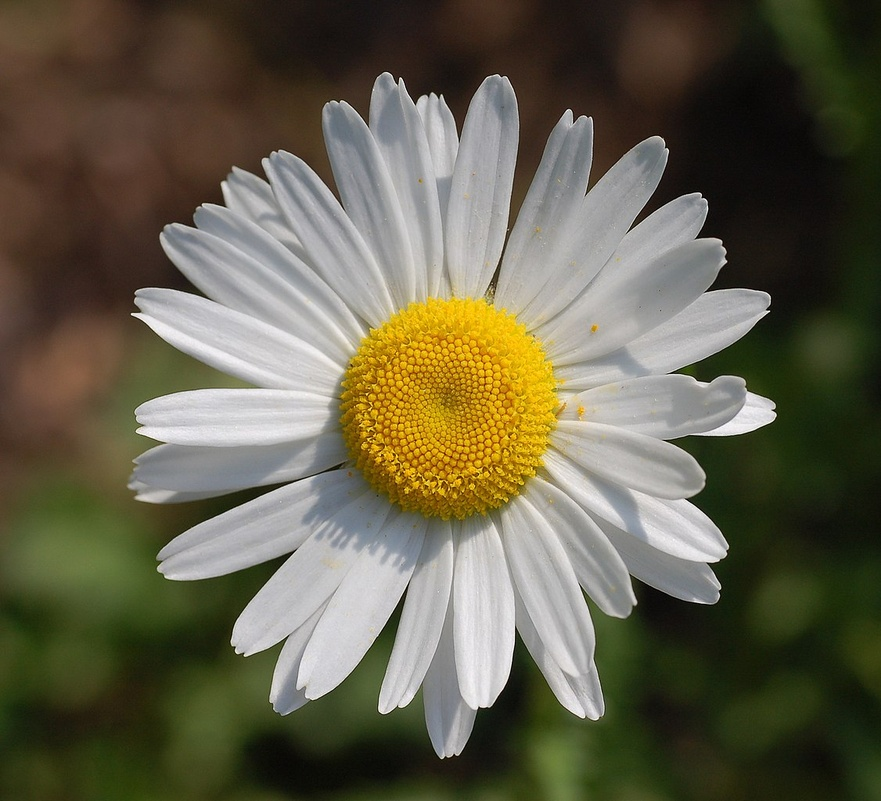
#> input picture flower2.jpg, 881 x 801 px, shrunk from 1126 x 1024 before the run
$ python cartoonify.py
#> lines starting #> are read from the running program, lines starting #| are printed output that depends on the picture; after the words box and inside, x2 and y2 are one past the last pixel; in counts of white or black regions, pixels touching at a corner belong together
import cv2
import numpy as np

def read_img(filename):#return img matrix
#> called with filename = './flower2.jpg'
    img = cv2.imread(filename)
#> img is the input picture: shape (801, 881, 3); mean B, G, R 74.8, 95.3, 99.4
    return img

def edge_detection(img,line_wdt,blur):#for edge detection
#> called with line_wdt = 7, blur = 5
    gray = cv2.cvtColor(img,cv2.COLOR_BGR2GRAY)
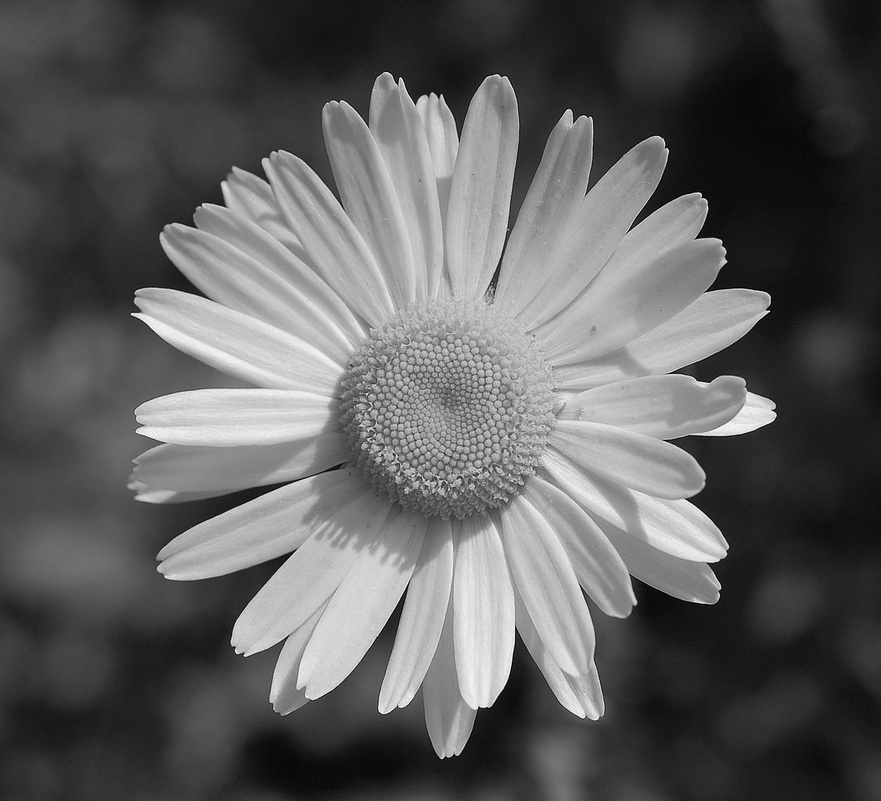
#> gray: shape (801, 881); min 0, max 255, mean 94.2
    grayBlur = cv2.medianBlur(gray,blur)
    edges = cv2.adaptiveThreshold(grayBlur, 255, cv2.ADAPTIVE_THRESH_MEAN_C,cv2.THRESH_BINARY,line_wdt,blur)
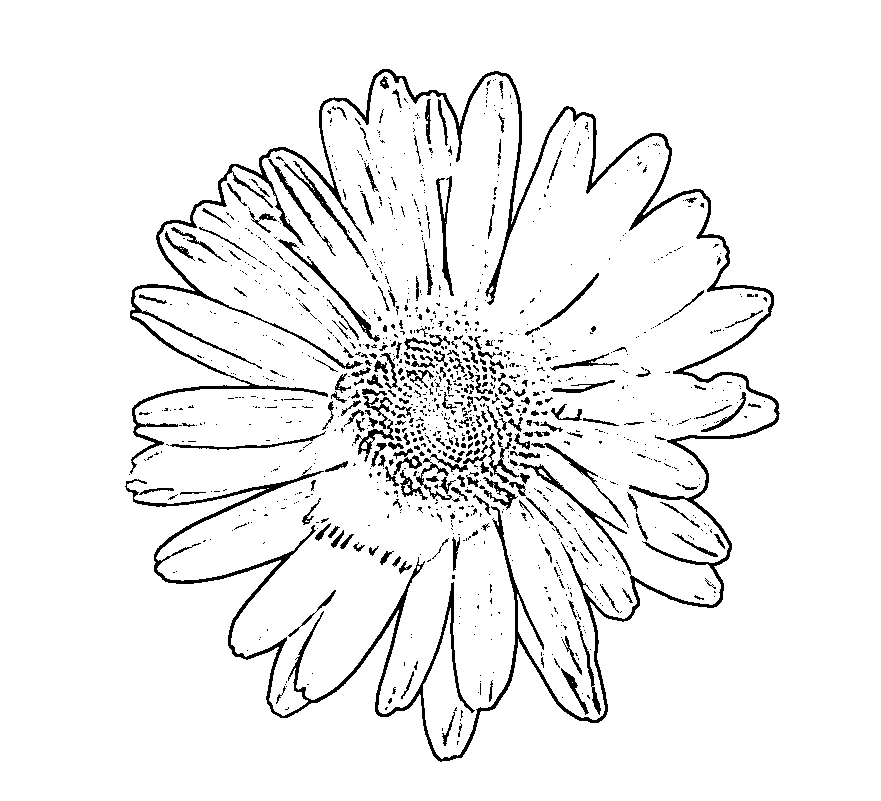
#> edges: shape (801, 881); 93.8% white; 1191 black regions (949 under 20 px), largest, box (x1, y1, x2, y2) and area: (125, 69, 780, 762) 20730, (278, 239, 380, 342) 643, (436, 176, 454, 296) 555
    return edges

def color_quantisation(img,k):# color quantisation
#> called with k = 10
    data = np.float32(img).reshape((-1,3))
    criteria = (cv2.TermCriteria_EPS + cv2.TermCriteria_MAX_ITER, 20,0.001)
    ret,label, center  = cv2.kmeans(data, k, None, criteria, 10, cv2.KMEANS_RANDOM_CENTERS)
#> ret = 233187833.8; center = [[13.69, 142.6, 194.5], [4.78, 92.43, 140.2], [13.74, 28.93, 26.53], [181.6, 184.5, 186.3], [49.73, 79.23, 88.47], [131.3, 130.5, 127.8], [26.2, 52.47, 56.49], [212.2, 212.1, 213.9], [27.5, 184.3, 232], [157.9, 159.3, 159.6]]
    center = np.uint8(center)
#> center = [[13, 142, 194], [4, 92, 140], [13, 28, 26], [181, 184, 186], [49, 79, 88], [131, 130, 127], [26, 52, 56], [212, 212, 213], [27, 184, 232], [157, 159, 159]]
    result = center[label.flatten()]
    result = result.reshape(img.shape)
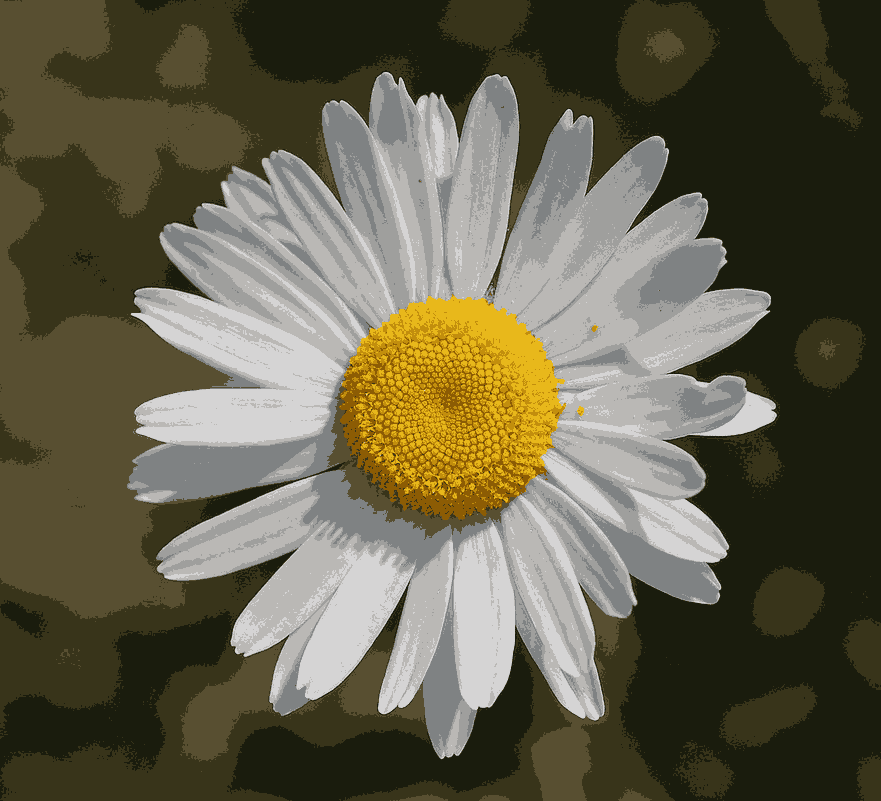
#> result: shape (801, 881, 3); mean B, G, R 74.2, 94.7, 98.8
    return result

img = read_img('./flower2.jpg')
line_wdt = 7
blur_value = 5
totalColors = 10

edgeImg = edge_detection(img,line_wdt,blur_value)
img = color_quantisation(img,totalColors)
blurred = cv2.bilateralFilter(img,d=20,sigmaColor=200,sigmaSpace=200)
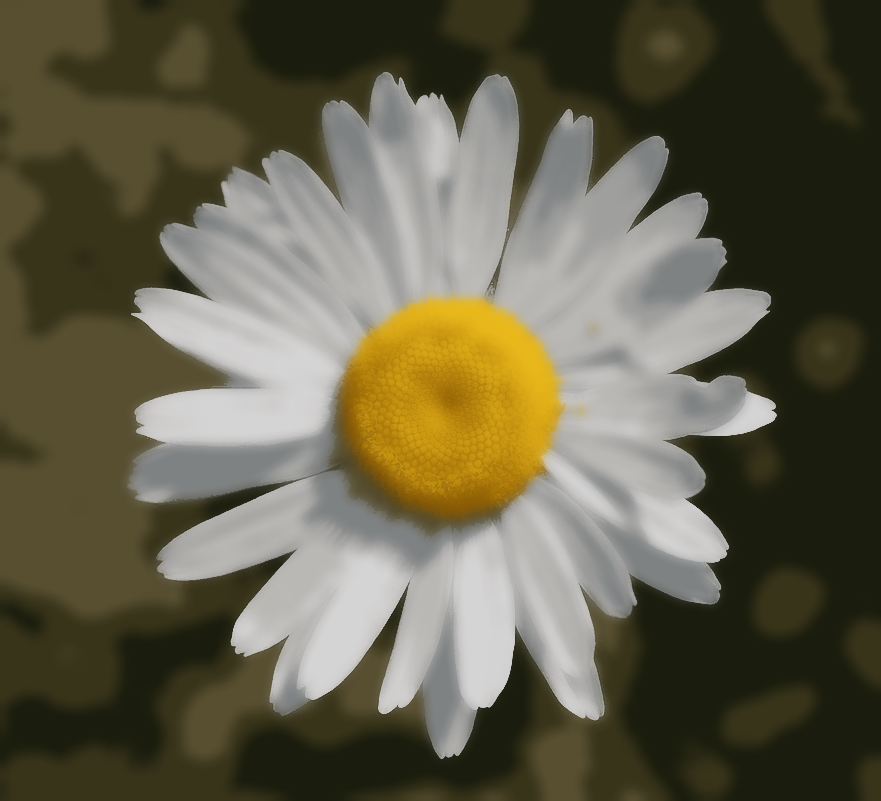
#> blurred: shape (801, 881, 3); mean B, G, R 74.2, 94.7, 98.9
cartoon = cv2.bitwise_and(blurred,blurred,mask=edgeImg)
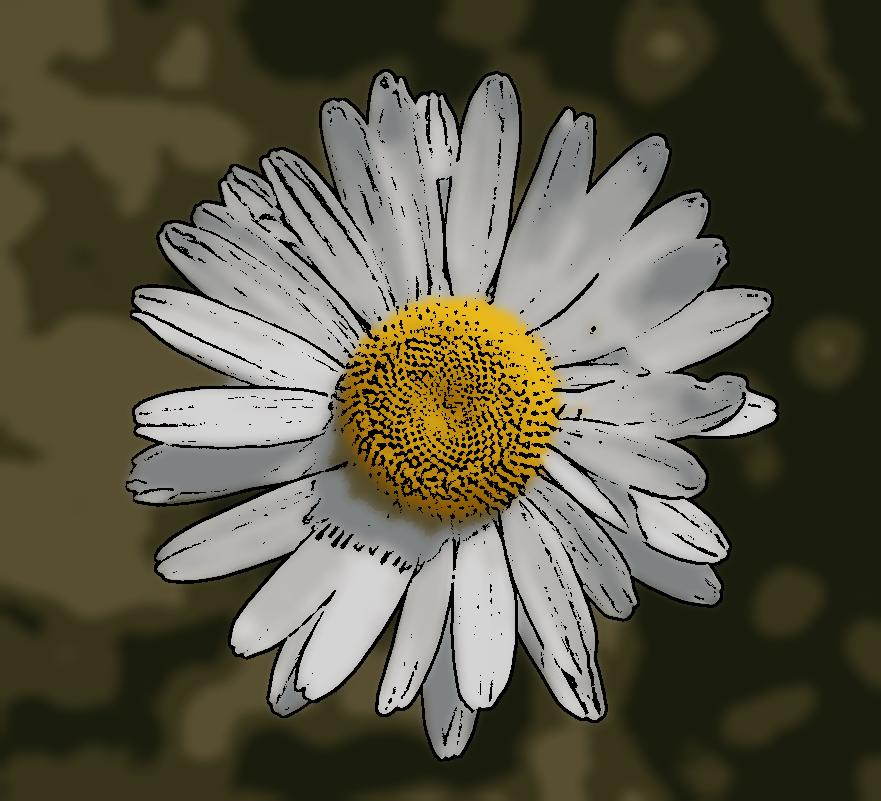
#> cartoon: shape (801, 881, 3); mean B, G, R 68.9, 87.2, 90.6

cv2.imwrite('cartoon.jpg',cartoon)

$ run again, with classic-turn-of-the-century-american-house-royalty-free-image-1655496994.jpg copied over flower2.jpg
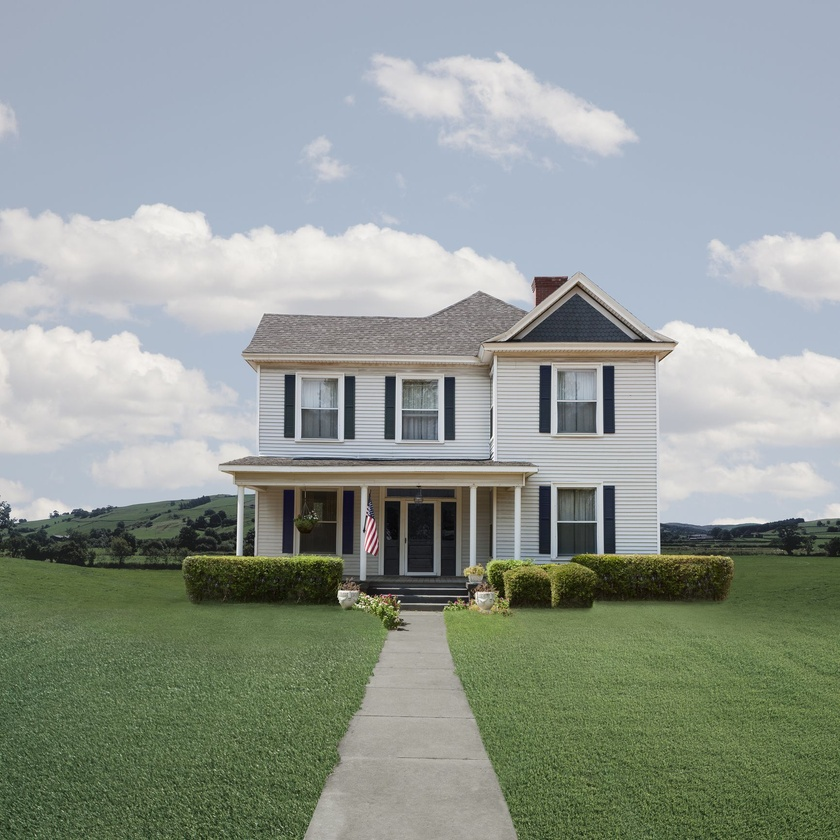
#> input picture classic-turn-of-the-century-american-house-royalty-free-image-1655496994.jpg, 840 x 840 px, shrunk from 1732 x 1732 before the run
#> in read_img, img is the input picture: shape (840, 840, 3); mean B, G, R 147.5, 154.2, 146
#> in edge_detection, `edges = cv2.adaptiveThreshold(grayBlur, 255, cv2.ADAPTIVE_THRESH_MEAN_..`:
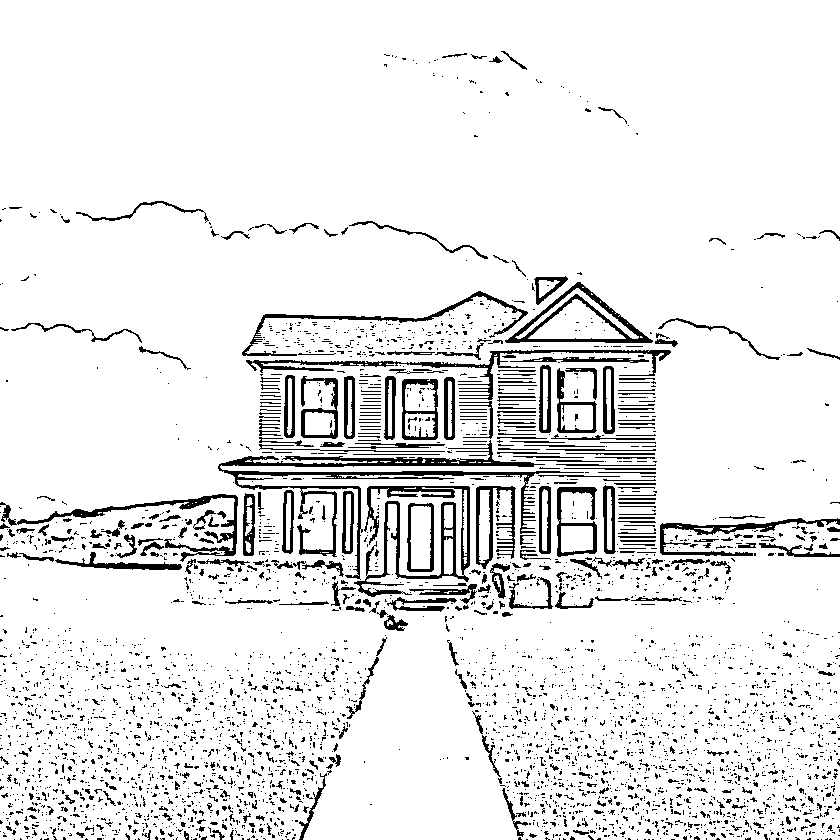
#> edges: shape (840, 840); 91.2% white; 3895 black regions (3526 under 20 px), largest, box (x1, y1, x2, y2) and area: (218, 440, 584, 580) 5208, (354, 486, 470, 597) 3040, (246, 350, 671, 400) 2153
#> in color_quantisation, `ret,label, center  = cv2.kmeans(data, k, None, criteria, 10, cv2.KMEAN..`: ret = 132642358.4; center = [[157.9, 164.8, 166.7], [132.8, 141.6, 142.8], [28.6, 36.8, 33.72], [198.3, 182.1, 170.2], [96.33, 133.7, 121.9], [65.18, 99.85, 84.69], [50.59, 74.08, 62.8], [220.4, 222.2, 223.5], [206.6, 201.9, 199.4], [81.12, 117.1, 102.1]]
#> in color_quantisation, `center = np.uint8(center)`: center = [[157, 164, 166], [132, 141, 142], [28, 36, 33], [198, 182, 170], [96, 133, 121], [65, 99, 84], [50, 74, 62], [220, 222, 223], [206, 201, 199], [81, 117, 102]]
#> `cartoon = cv2.bitwise_and(blurred,blurred,mask=edgeImg)`:
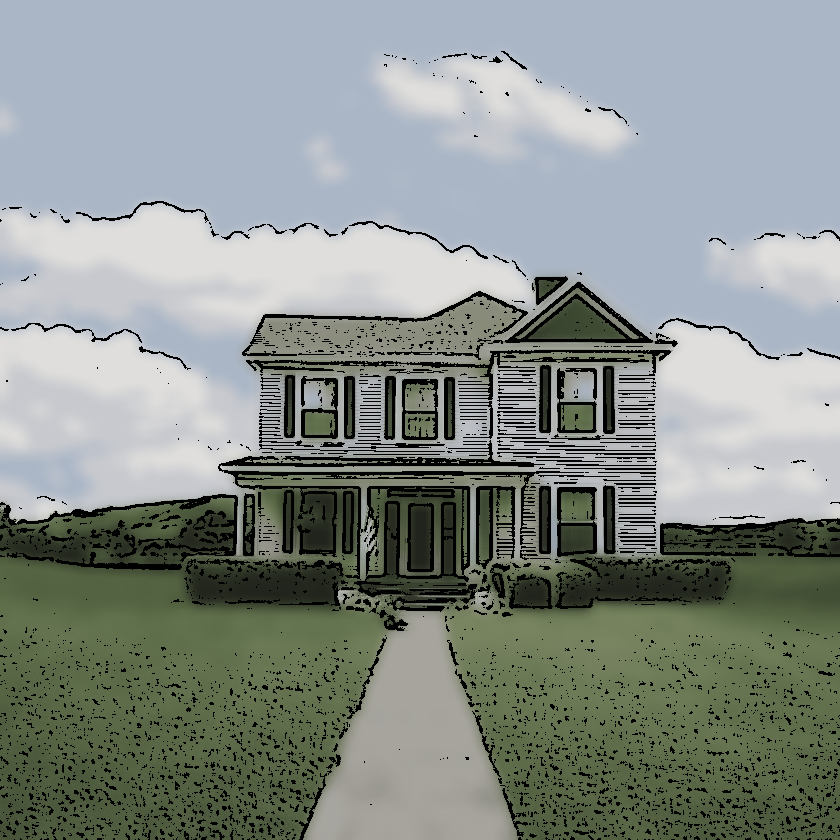
#> cartoon: shape (840, 840, 3); mean B, G, R 138.6, 143.7, 136.1
